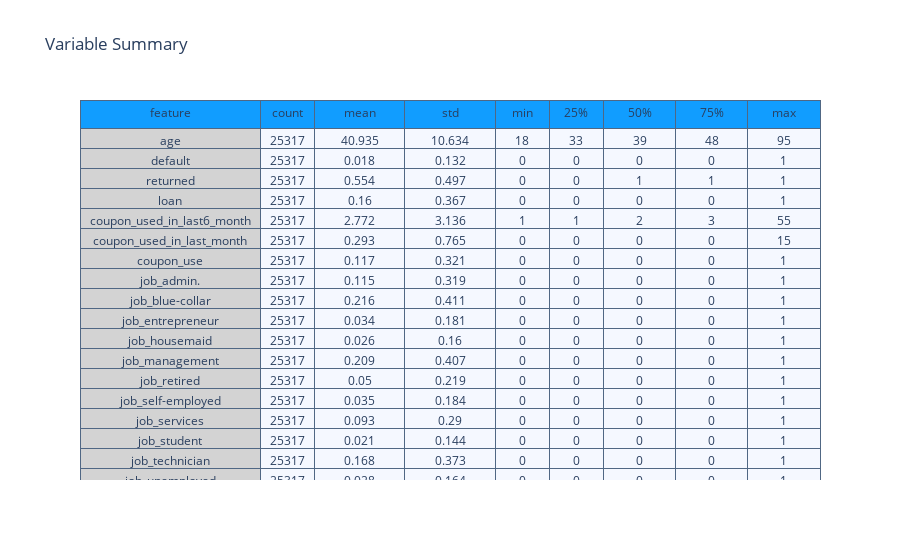

Source (notebook cell):
### Markdown cell above
1.1 Variable Summary

### Code cell
#Variable Summary
summary = (df_coupon_og[[i for i in df_coupon_og.columns if i not in Id_col]].
           describe().transpose().reset_index())

summary = summary.rename(columns = {"index" : "feature"})
summary = np.around(summary,3)

val_lst = [summary['feature'], summary['count'],
           summary['mean'],summary['std'],
           summary['min'], summary['25%'],
           summary['50%'], summary['75%'], summary['max']]

trace  = go.Table(header = dict(values = summary.columns.tolist(),
                                line = dict(color = ['#506784']),
                                fill = dict(color = ['#119DFF']),
                               ),
                  cells  = dict(values = val_lst,
                                line = dict(color = ['#506784']),
                                fill = dict(color = ["lightgrey",'#F5F8FF'])
                               ),
                  columnwidth = [200,60,100,100,60,60,80,80,80])
layout = go.Layout(dict(title = "Variable Summary"))
figure = go.Figure(data=[trace],layout=layout)
py.iplot(figure)

### Figure 1 — Plotly figure (JSON) as saved in the notebook; plotly's stock layout.template omitted (floating-point values rounded to 4 significant figures; data arrays with more than 128 entries replaced by an {"elided": "..."} marker saying what was removed)
{"data": [{"cells": {"fill": {"color": ["lightgrey", "#F5F8FF"]}, "line": {"color": ["#506784"]}, "values": {"elided": "9x21 mixed values"}}, "columnwidth": [200, 60, 100, 100, 60, 60, 80, 80, 80], "header": {"fill": {"color": ["#119DFF"]}, "line": {"color": ["#506784"]}, "values": ["feature", "count", "mean", "std", "min", "25%", "50%", "75%", "max"]}, "type": "table"}], "layout": {"title": {"text": "Variable Summary"}}}
